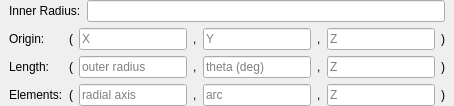
              <widget class="QWidget" name="Cylindrical3D">
               <layout class="QVBoxLayout" name="verticalLayout_33">
                <property name="leftMargin">
                 <number>0</number>
                </property>
                <property name="topMargin">
                 <number>0</number>
                </property>
                <property name="rightMargin">
                 <number>0</number>
                </property>
                <property name="bottomMargin">
                 <number>0</number>
                </property>
                <item>
                 <widget class="QFrame" name="Cylindrical3DInputs2">
                  <property name="frameShape">
                   <enum>QFrame::NoFrame</enum>
                  </property>
                  <property name="frameShadow">
                   <enum>QFrame::Raised</enum>
                  </property>
                  <layout class="QHBoxLayout" name="horizontalLayout_14">
                   <property name="topMargin">
                    <number>0</number>
                   </property>
                   <property name="bottomMargin">
                    <number>0</number>
                   </property>
                   <item>
                    <widget class="QLabel" name="LInnerRadiusC3D">
                     <property name="text">
                      <string>Inner Radius:</string>
                     </property>
                    </widget>
                   </item>
                   <item>
                    <widget class="QLineEdit" name="INInnerRadiusC3D"/>
                   </item>
                  </layout>
                 </widget>
                </item>
                <item>
                 <widget class="QFrame" name="Cylindrical3DInputs">
                  <property name="frameShape">
                   <enum>QFrame::NoFrame</enum>
                  </property>
                  <property name="frameShadow">
                   <enum>QFrame::Raised</enum>
                  </property>
                  <layout class="QGridLayout" name="gridLayout_6">
                   <property name="topMargin">
                    <number>0</number>
                   </property>
                   <property name="bottomMargin">
                    <number>0</number>
                   </property>
                   <item row="2" column="2">
                    <widget class="QLineEdit" name="INElementsRadC3D">
                     <property name="placeholderText">
                      <string>radial axis</string>
                     </property>
                    </widget>
                   </item>
                   <item row="0" column="1">
                    <widget class="QLabel" name="label_46">
                     <property name="text">
                      <string>(</string>
                     </property>
                    </widget>
                   </item>
                   <item row="0" column="0">
                    <widget class="QLabel" name="LOriginC3D">
                     <property name="text">
                      <string>&lt;html&gt;&lt;head/&gt;&lt;body&gt;&lt;p&gt;Origin:&lt;/p&gt;&lt;/body&gt;&lt;/html&gt;</string>
                     </property>
                    </widget>
                   </item>
                   <item row="2" column="3">
                    <widget class="QLabel" name="label_49">
                     <property name="text">
                      <string>,</string>
                     </property>
                    </widget>
                   </item>
                   <item row="2" column="0">
                    <widget class="QLabel" name="LElementsC3D">
                     <property name="text">
                      <string>Elements:</string>
                     </property>
                    </widget>
                   </item>
                   <item row="2" column="4">
                    <widget class="QLineEdit" name="INElementsArcC3D">
                     <property name="placeholderText">
                      <string>arc </string>
                     </property>
                    </widget>
                   </item>
                   <item row="1" column="1">
                    <widget class="QLabel" name="label_51">
                     <property name="text">
                      <string>(</string>
                     </property>
                    </widget>
                   </item>
                   <item row="0" column="3">
                    <widget class="QLabel" name="label_50">
                     <property name="text">
                      <string>,</string>
                     </property>
                    </widget>
                   </item>
                   <item row="2" column="7">
                    <widget class="QLabel" name="label_56">
                     <property name="text">
                      <string>)</string>
                     </property>
                    </widget>
                   </item>
                   <item row="2" column="1">
                    <widget class="QLabel" name="label_48">
                     <property name="text">
                      <string>(</string>
                     </property>
                    </widget>
                   </item>
                   <item row="1" column="4">
                    <widget class="QLineEdit" name="INLengthThetaC3D">
                     <property name="placeholderText">
                      <string>theta (deg)</string>
                     </property>
                    </widget>
                   </item>
                   <item row="0" column="4">
                    <widget class="QLineEdit" name="INOriginYC3D">
                     <property name="placeholderText">
                      <string>Y</string>
                     </property>
                    </widget>
                   </item>
                   <item row="1" column="0">
                    <widget class="QLabel" name="LLengthC3D">
                     <property name="text">
                      <string>Length:</string>
                     </property>
                    </widget>
                   </item>
                   <item row="1" column="2">
                    <widget class="QLineEdit" name="INLengthOutRadC3D">
                     <property name="placeholderText">
                      <string>outer radius</string>
                     </property>
                    </widget>
                   </item>
                   <item row="0" column="2">
                    <widget class="QLineEdit" name="INOriginXC3D">
                     <property name="text">
                      <string/>
                     </property>
                     <property name="placeholderText">
                      <string>X</string>
                     </property>
                    </widget>
                   </item>
                   <item row="0" column="5">
                    <widget class="QLabel" name="label_59">
                     <property name="text">
                      <string>,</string>
                     </property>
                    </widget>
                   </item>
                   <item row="1" column="7">
                    <widget class="QLabel" name="label_52">
                     <property name="text">
                      <string>)</string>
                     </property>
                    </widget>
                   </item>
                   <item row="1" column="3">
                    <widget class="QLabel" name="label_57">
                     <property name="text">
                      <string>,</string>
                     </property>
                    </widget>
                   </item>
                   <item row="0" column="7">
                    <widget class="QLabel" name="label_55">
                     <property name="text">
                      <string>)</string>
                     </property>
                    </widget>
                   </item>
                   <item row="0" column="6">
                    <widget class="QLineEdit" name="INOriginZC3D">
                     <property name="placeholderText">
                      <string>Z</string>
                     </property>
                    </widget>
                   </item>
                   <item row="1" column="5">
                    <widget class="QLabel" name="label_60">
                     <property name="text">
                      <string>,</string>
                     </property>
                    </widget>
                   </item>
                   <item row="1" column="6">
                    <widget class="QLineEdit" name="INLengthZC3D">
                     <property name="placeholderText">
                      <string>Z</string>
                     </property>
                    </widget>
                   </item>
                   <item row="2" column="5">
                    <widget class="QLabel" name="label_61">
                     <property name="text">
                      <string>,</string>
                     </property>
                    </widget>
                   </item>
                   <item row="2" column="6">
                    <widget class="QLineEdit" name="INElementsZC3D">
                     <property name="placeholderText">
                      <string>Z</string>
                     </property>
                    </widget>
                   </item>
                  </layout>
                 </widget>
                </item>
               </layout>
              </widget>
